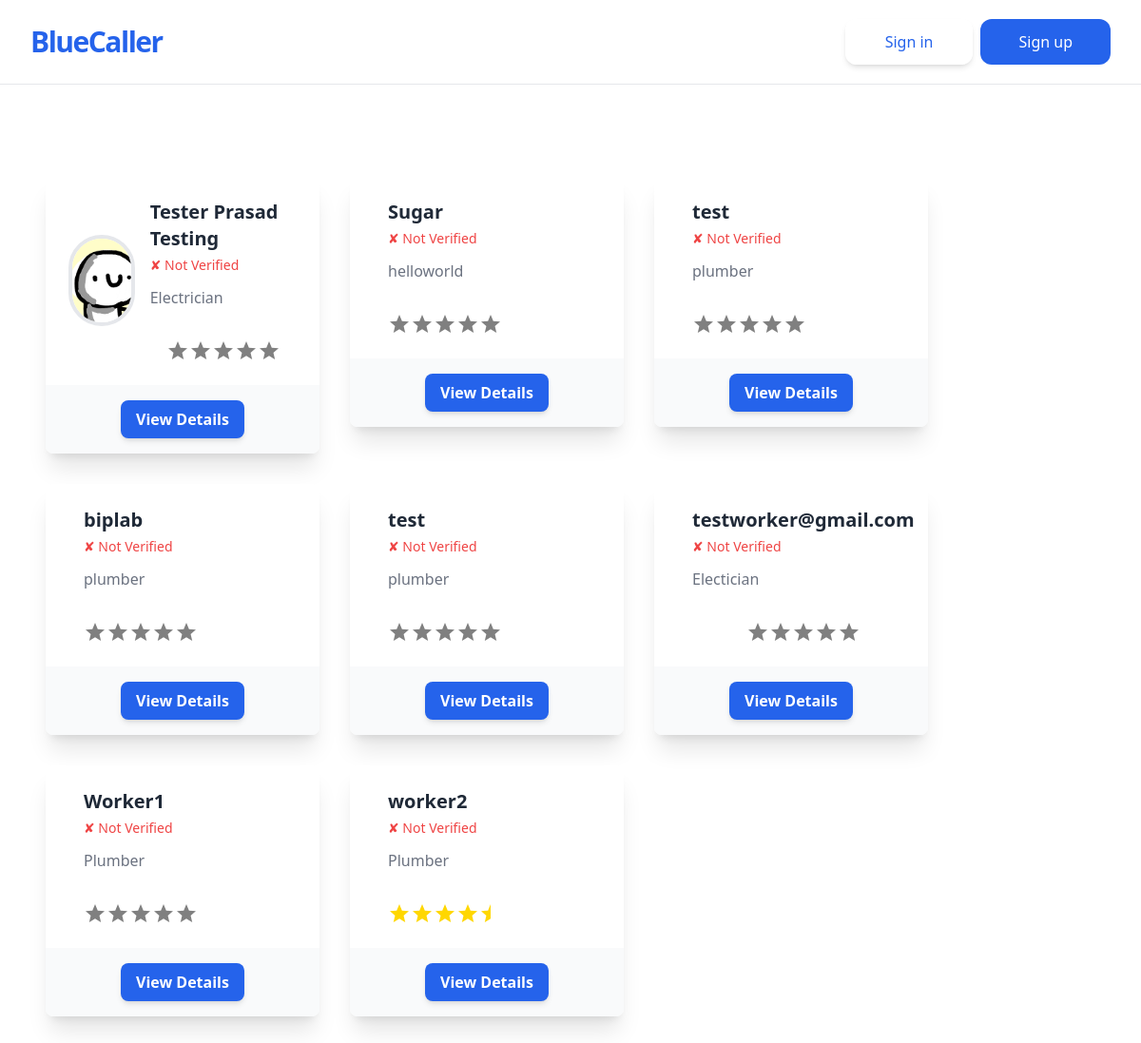
Page /get-started/ on the committed database.
### jobs/models.py (models this page shows, shortened)
class Worker(models.Model):
    owner=models.OneToOneField(User,on_delete=models.CASCADE)
    name=models.CharField(max_length=50)
    phone_number=models.CharField(max_length=10, unique=True)
    tagline=models.CharField(max_length=100)
    bio=models.TextField(blank=True)
    profile_pic=models.ImageField(upload_to="profiles/", blank=True)
    verified = models.BooleanField(default=False)
    citizenship_image = models.ImageField(upload_to='citizenship/', blank=True, null=True)
    certificate_file = models.FileField(upload_to='certificates/', blank=True, null=True)
    latitude = models.CharField(max_length=20,null=True,blank=True)
    longitude = models.CharField(max_length=20,null=True,blank=True)
    appointed = models.BooleanField(default=False)
    appointment_date = models.DateTimeField(null=True, blank=True)

### jobs/views.py (the view)
# urls.py: path('get-started/', WorkerListView.as_view(), name='worker-list'),
class WorkerListView(ListView):
    model = Worker
    def get_queryset(self):
        query = self.request.GET.get('q')
        if query:
            return Worker.objects.filter(tagline__icontains=query)
        else:
            return Worker.objects.all()
    def get_context_data(self, **kwargs):
        context = super().get_context_data(**kwargs)
        query = self.request.GET.get('q')
        context['q'] = query
        workers = context['worker_list']  # The list of workers passed in context
        for worker in workers:
            average_rating = WorkerRating.objects.filter(appointment__worker=worker).aggregate(Avg('average_rating'))['average_rating__avg']
            worker.average_rating = round(average_rating, 1) if average_rating else 0  # Default to 0 if no ratings exist
            full_stars = int(worker.average_rating)
            half_star = 1 if worker.average_rating % 1 >= 0.5 else 0
            empty_stars = 5 - (full_stars + half_star)
            worker.full_stars = [1] * full_stars  # List of full stars
            worker.half_star = [1] * half_star  # List for half star (1 or 0)
            worker.empty_stars = [1] * empty_stars  # List of empty stars
        return context

### jobs/templatetags/distance.py (called while the page is built, shortened)
@register.simple_tag(takes_context=True)
def distance_if_customer(context, worker):
    user = context['user']
    return ""

### jobs/templates/jobs/worker_list.html (shortened to what this page needs)
{% extends 'jobs/_base.html' %}
{% load distance %}
{% block content %}
    <div class="grid grid-cols-1 sm:grid-cols-2 md:grid-cols-3 gap-8">
        {% for worker in object_list %}
            <a href="{% url 'worker-detail' worker.pk %}">
                <div class="bg-white rounded-lg shadow-xl transform hover:scale-105 transition duration-300 ease-in-out">
                    <div class="p-6 flex items-center">
                        <div>
                            {% if worker.profile_pic %}
                                <img class="w-24 h-24 object-cover rounded-full border-4 border-white-500" src="{{ worker.profile_pic.url }}" alt="Profile pic">
                            {% endif %}
                        </div>
                        <div class="ml-4">
                            <p class="text-xl font-semibold text-gray-800">{{ worker.name }}</p>
                            <div class="flex items-center space-x-2 text-sm text-gray-600 mt-1">
                                {% if worker.verified %}
                                    <span class="text-green-500">&#10004; Verified</span>
                                {% else %}
                                    <span class="text-red-500">&#10008; Not Verified</span>
                                {% endif %}
                            </div>
                            <p class="text-gray-500 mt-3">{{ worker.tagline }}</p>
                            <p class="text-gray-600 pt-4">
                            </p>
                            <div class="mt-4 flex items-center justify-center">
                                <div class="flex space-x-1">
                                    <div class="rating flex justify-center">
                                        <div class="stars flex">
                                            {% for star in worker.full_stars %}
                                                <svg xmlns="http://www.w3.org/2000/svg" viewBox="0 0 24 24" width="24" height="24" fill="gold">
                                                    <path d="M12 17.27L18.18 21l-1.64-7.03L22 9.24l-7.19-.61L12 2 9.19 8.63 2 9.24l5.46 4.73L5.82 21z"/>
                                                </svg>
                                            {% endfor %}
                                            {% for star in worker.empty_stars %}
                                                <svg xmlns="http://www.w3.org/2000/svg" viewBox="0 0 24 24" width="24" height="24" fill="gray">
                                                    <path d="M12 17.27L18.18 21l-1.64-7.03L22 9.24l-7.19-.61L12 2 9.19 8.63 2 9.24l5.46 4.73L5.82 21z"/>
                                                </svg>
                                            {% endfor %}
                                        </div>
                                    </div>
                                </div>
                            </div>
                        </div>
                    </div>
                    <div class="px-6 py-4 bg-gray-50 rounded-b-lg text-center">
                        <button class="px-4 py-2 bg-blue-600 text-white font-bold rounded-lg shadow-md hover:bg-blue-700 transform hover:scale-105 transition duration-200 ease-in-out">
                            View Details
                        </button>
                    </div>
                </div>
            </a>
        {% endfor %}
    </div>
{% endblock content %}

### rows in the picture
Worker: profile_pic (picture), name "Tester Prasad Testing", verified "✘ Not Verified", tagline "Electrician"
Worker: name "Sugar", verified "✘ Not Verified", tagline "helloworld"
Worker: name "test", verified "✘ Not Verified", tagline "plumber"
Worker: name "biplab", verified "✘ Not Verified", tagline "plumber"
Worker: name "test", verified "✘ Not Verified", tagline "plumber"
Worker: name "testworker@gmail.com", verified "✘ Not Verified", tagline "Electician"
Worker: name "Worker1", verified "✘ Not Verified", tagline "Plumber"
Worker: name "worker2", verified "✘ Not Verified", tagline "Plumber"
